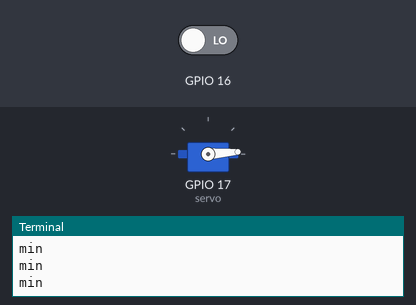
A program run on a simulated Raspberry Pi (BCM pin numbers). Parts: servo, the last lines printed to the terminal. The test bench sets the inputs (shaded band); at power-on: GPIO 16 LOW. Servo angles are drawn from the pulse width (0.5 ms = 0°, 2.5 ms = 180°).

Above: at 1.2 s.
1.3 s: GPIO 16 driven HIGH
At 2.6 s:
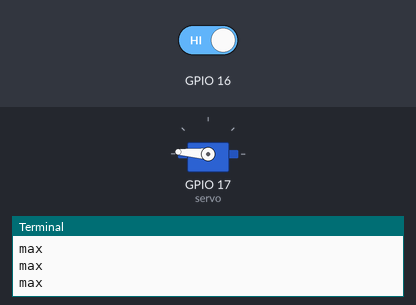
2.9 s: GPIO 16 driven LOW
At 4.1 s:
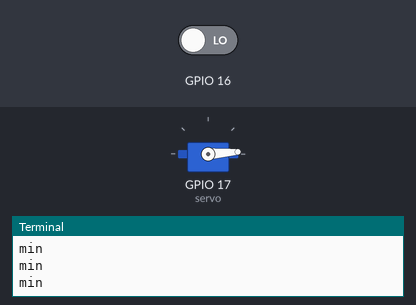
Timing chart, 0 to 5.9 s (numbered marks = the images above; inputs shaded):
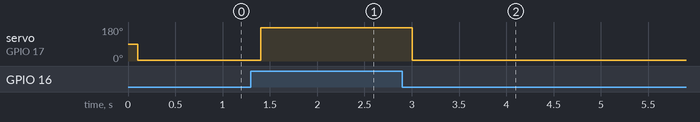

The program:

servoMotor_button.py
```python
from gpiozero import Servo
from time import sleep
import gpiod

# GPIO pin for the servo
myGPIO = 17
BUTTON_PIN_R = 16

chip = gpiod.Chip('gpiochip4')

button_line = chip.get_line(BUTTON_PIN_R)
button_line.request(consumer="Button", type=gpiod.LINE_REQ_DIR_IN)

# Correction factor for the servo
myCorrection = 0.45
maxPW = (2.0 + myCorrection) / 1000  # Maximum pulse width
minPW = (1.0 - myCorrection) / 1000  # Minimum pulse width

# Initialize the servo with adjusted pulse width range
servo = Servo(myGPIO, min_pulse_width=minPW, max_pulse_width=maxPW)

# Continuously move servo between positions
while True:
    button_state = button_line.get_value()
    #print(button_state)
    #sleep(0.2)
    sleep(0.1)
    if button_state == 1:
        servo.max()
        print("max")

    else:
        servo.min()
        print("min")
        
```

Measured:
- after the input at 1.3 s, servo on GPIO 17 (servo): 4° → 176° after 0.10 s
- after the input at 2.9 s, servo on GPIO 17 (servo): 176° → 4° after 0.10 s
